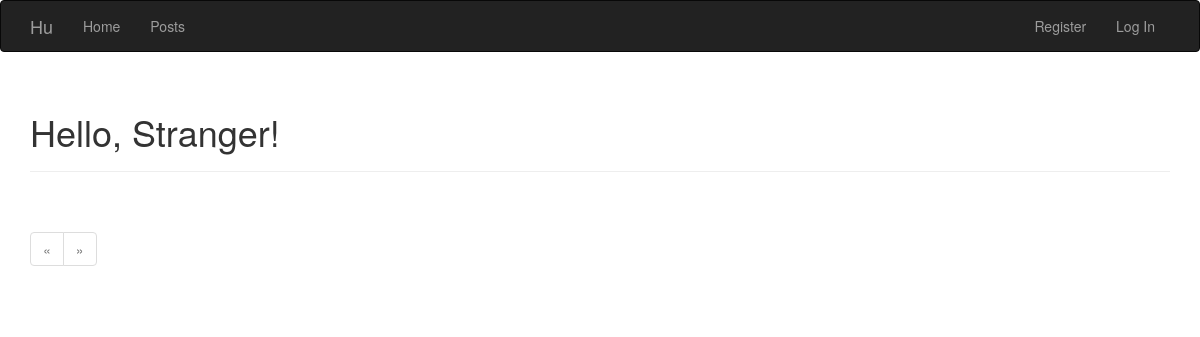
Before: / with the older database file.
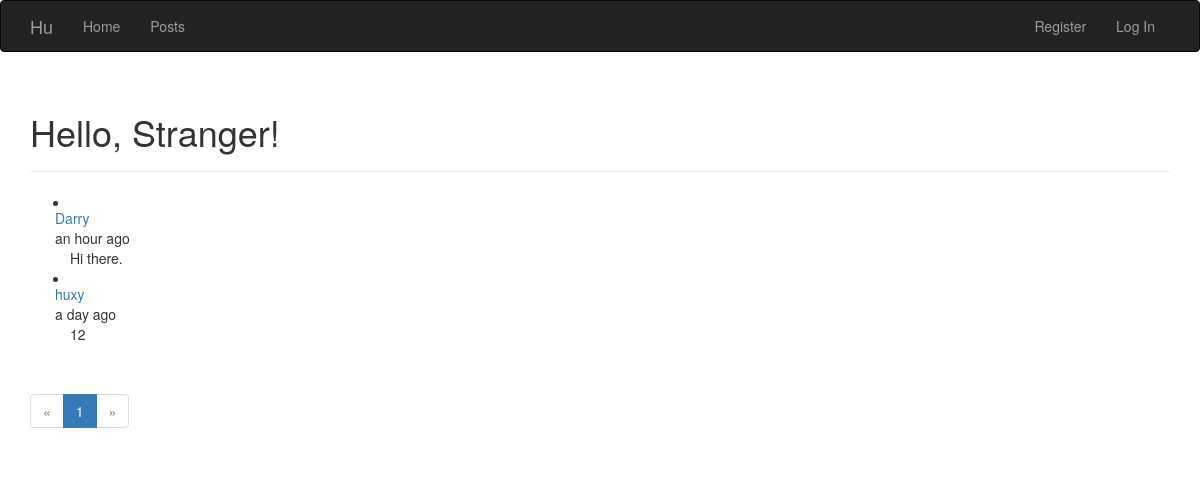
After: the same page with the newer database file.
### app/models.py (models this page shows, shortened)
class Comment(db.Model):
    __tablename__ = 'comments'
    id = db.Column(db.Integer, primary_key=True)
    body = db.Column(db.Text)
    timestamp = db.Column(db.DateTime,index=True, default=datetime.utcnow)
    author_id = db.Column(db.Integer, db.ForeignKey('users.id'))

class User(UserMixin, db.Model):
    __tablename__ = 'users'
    id = db.Column(db.Integer, primary_key = True)
    username = db.Column(db.String(64), unique = True, index = True)
    password_hash = db.Column(db.String(128))
    role_id = db.Column(db.Integer, db.ForeignKey('roles.id'))
    location = db.Column(db.String(64))
    about_me = db.Column(db.Text())
    member_since = db.Column(db.DateTime(), default=datetime.utcnow)
    last_seen = db.Column(db.DateTime(), default=datetime.utcnow)
    comments = db.relationship('Comment', backref='author', lazy='dynamic')
    posts = db.relationship('Post', backref='author', lazy='dynamic')
    followed = db.relationship('Follow', foreign_keys=[Follow.follower_id], backref=db.backref('follower', lazy='joined'),lazy='dynamic',cascade='all, delete-orphan')
    follower = db.relationship('Follow', foreign_keys=[Follow.followed_id], backref=db.backref('followed', lazy='joined'),lazy='dynamic',cascade='all, delete-orphan')
    @property
    def password(self):
        raise AttributeError('Password is not a readable attribute.')

### app/main/views.py (the view)
@main.route('/',  methods=['GET', 'POST'])
def index():
    form = CommentForm()
    if current_user.is_authenticated and current_user.can(Permissions.WRITE_ARTICLES) and form.validate_on_submit():
        comment = Comment(body=form.body.data, author=current_user._get_current_object())
        db.session.add(comment)
        db.session.commit()
        return redirect(url_for('.index'))
    page = request.args.get('page', 1, type=int)
    pagination = Comment.query.order_by(Comment.timestamp.desc()).paginate(page, per_page=current_app.config['COMMENTS_PER_PAGE'], error_out=False)
    comments = pagination.items
    return render_template('index.html',form=form, comments=comments, pagination=pagination, Permissions=Permissions)

### app/auth/views.py (called while the page is built)
@auth.before_app_request
def before_request():
    if current_user.is_authenticated:
        current_user.ping()

### app/templates/index.html (shortened to what this page needs)
{% extends "base.html"%}
{% import "bootstrap/wtf.html" as wtf %}
{% import "_macros.html" as macros %}
{% block page_content %}
<div class="page-header">
	<h1>Hello, {% if current_user.is_authenticated %}{{current_user.username}}{% else %}Stranger{%endif%}!</h1>
</div>
{%include '_comments.html'%}
<div class="pagination">
	{{macros.pagination_widget(pagination,'.index')}}
</div>
{% endblock %}

### app/templates/_comments.html
<div>
<ul class="posts">
	{%for comment in comments %}
	<li class="post">
		<div class="row">
			<div class="col-4">
				<div class="post-author">
					<a href="{{url_for('main.user', username=comment.author.username)}}">
						{{ comment.author.username }}
					</a>
				</div>
			</div>
			<div class="col-4">
				<div class="post-date">{{moment(comment.timestamp).fromNow()}}</div>
			</div>
		</div>
			<div class="post-content">
				<div class="post-body">
					{{comment.body}}
				</div>
			</div>
	</li>
	{%endfor%}
</ul>
</div>

Changed rows visible on the page:
added Comment: author.username "Darry", timestamp "an hour ago", body "Hi there."
added Comment: author.username "huxy", timestamp "a day ago", body "12"
Other visible differences:
new list line: "1"
